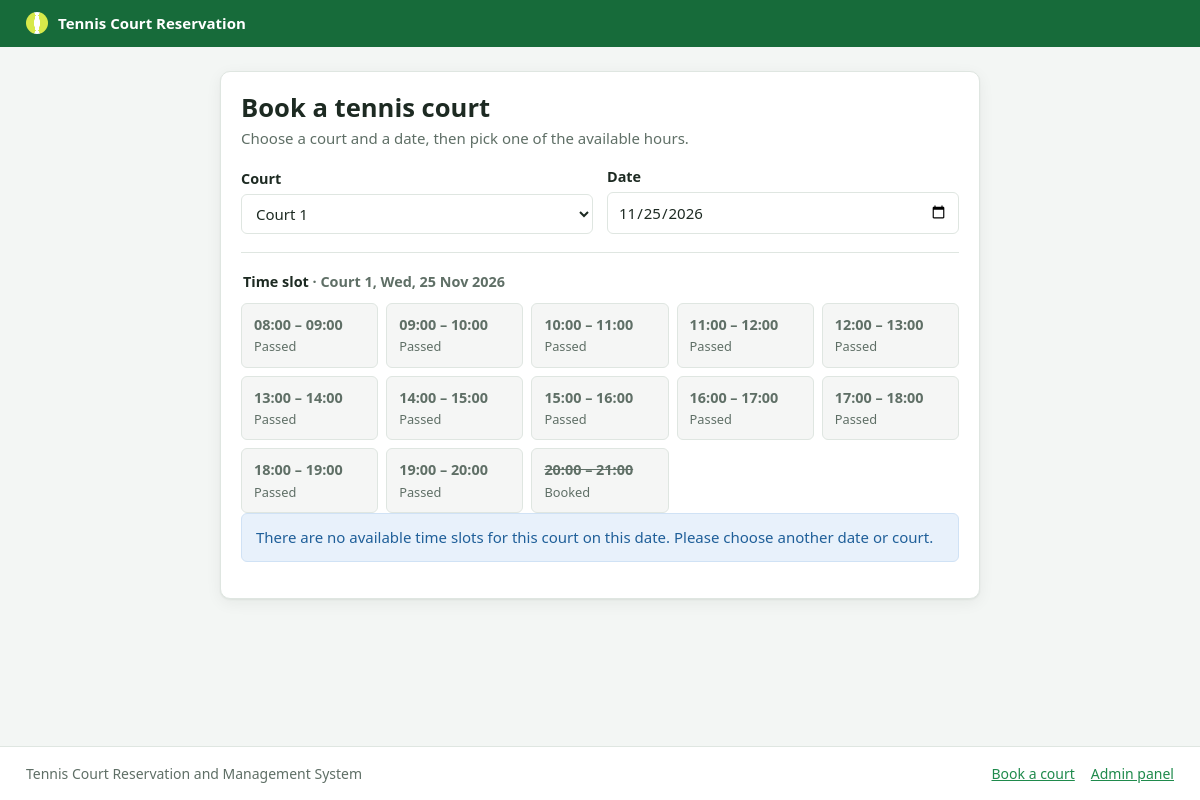
The page / on the database its author committed.
### tables this page shows
CREATE TABLE courts (
    court_id    INT          NOT NULL AUTO_INCREMENT,
    court_name  VARCHAR(50)  NOT NULL,
    PRIMARY KEY (court_id),
    UNIQUE KEY uq_courts_court_name (court_name)
);

CREATE TABLE time_slots (
    time_slot_id INT  NOT NULL AUTO_INCREMENT,
    start_time   TIME NOT NULL,
    end_time     TIME NOT NULL,
    PRIMARY KEY (time_slot_id),
    UNIQUE KEY uq_time_slots_start_time (start_time),
    CONSTRAINT chk_time_slots_end_after_start CHECK (end_time > start_time)
);

### src/helpers.php (called while the page is built, shortened)
<?php
function e(mixed $value): string
{
    return htmlspecialchars((string) ($value ?? ''), ENT_QUOTES | ENT_SUBSTITUTE, 'UTF-8');
}
function base_url(): string
{
    static $base = null;
    if ($base !== null) {
        return $base;
    }
    $base = '';
    $publicDir = realpath(BASE_PATH . '/public');
    $scriptFile = realpath($_SERVER['SCRIPT_FILENAME'] ?? '');
    $scriptName = str_replace('\\', '/', (string) ($_SERVER['SCRIPT_NAME'] ?? ''));
    if ($publicDir !== false && $scriptFile !== false) {
        $publicDir = str_replace('\\', '/', $publicDir);
        $scriptFile = str_replace('\\', '/', $scriptFile);
        if (str_starts_with(strtolower($scriptFile), strtolower($publicDir . '/'))) {
            $relative = substr($scriptFile, strlen($publicDir));
            if (str_ends_with(strtolower($scriptName), strtolower($relative))) {
                $base = rtrim(substr($scriptName, 0, -strlen($relative)), '/');
            }
        }
    }
    return $base;
}
function url(string $path = '', array $query = []): string
{
    $url = base_url() . '/' . ltrim($path, '/');
    $query = array_filter($query, static fn ($value): bool => $value !== null && $value !== '');
    if ($query !== []) {
        $url .= (str_contains($url, '?') ? '&' : '?') . http_build_query($query);
    }
    return $url;
}
function asset_url(string $path): string
{
    $path = ltrim($path, '/');
    $file = BASE_PATH . '/public/assets/' . $path;
    return url('assets/' . $path, is_file($file) ? ['v' => (string) filemtime($file)] : []);
}
function render(string $template, array $data = []): void
{
    extract($data, EXTR_SKIP);
    require BASE_PATH . '/templates/' . $template . '.php';
}
function now(): DateTimeImmutable
{
    return new DateTimeImmutable('now');
}
function format_time(string $time): string
{
    return substr($time, 0, 5);
}
function format_time_slot(array $slot): string
{
    return format_time($slot['start_time']) . ' – ' . format_time($slot['end_time']);
}
function format_date(string $date): string
{
    $parsed = parse_iso_date($date);
    return $parsed === null ? $date : $parsed->format('D, d M Y');
}

### src/database.php (called while the page is built, shortened)
<?php
function db(): mysqli
{
    static $connection = null;
    if ($connection instanceof mysqli) {
        return $connection;
    }
    $config = app_config()['db'];
    $connection = new mysqli($config['host'], $config['user'], $config['password'], $config['name'], $config['port']);
    $connection->set_charset('utf8mb4');
    return $connection;
}
function db_execute_statement(string $sql, array $params = []): mysqli_stmt
{
    $statement = db()->prepare($sql);
    if ($params !== []) {
        $types = '';
        $values = [];
        foreach ($params as $param) {
            $types .= match (true) {
                is_int($param) => 'i',
                is_float($param) => 'd',
                default => 's',
            };
            $values[] = $param;
        }
        $statement->bind_param($types, ...$values);
    }
    $statement->execute();
    return $statement;
}
function db_fetch_all(string $sql, array $params = []): array
{
    $statement = db_execute_statement($sql, $params);
    $rows = $statement->get_result()->fetch_all(MYSQLI_ASSOC);
    return $rows;
}

### src/repositories/courts.php (called while the page is built, shortened)
<?php
function get_all_courts(): array
{
    return db_fetch_all('SELECT court_id, court_name FROM courts ORDER BY court_id');
}

### src/repositories/time-slots.php (called while the page is built, shortened)
<?php
function get_all_time_slots(): array
{
    return db_fetch_all('SELECT time_slot_id, start_time, end_time FROM time_slots ORDER BY start_time');
}

### src/reservation-service.php (called while the page is built, shortened)
<?php
function time_to_minutes(string $time): int
{
    [$hours, $minutes] = array_map('intval', explode(':', $time));
    return $hours * 60 + $minutes;
}
function calculate_reservation_price(string $startTime, string $endTime, float $hourlyRate): string
{
    $durationInMinutes = time_to_minutes($endTime) - time_to_minutes($startTime);
    return number_format($hourlyRate * $durationInMinutes / 60, 2, '.', '');
}
function has_time_slot_started(string $reservationDate, string $startTime, DateTimeImmutable $now): bool
{
    $today = $now->format('Y-m-d');
    return $reservationDate < $today
        || ($reservationDate === $today && $startTime <= $now->format('H:i:s'));
}

### src/validation.php (called while the page is built, shortened)
<?php
function parse_iso_date(string $value): ?DateTimeImmutable
{
    $date = DateTimeImmutable::createFromFormat('!Y-m-d', $value);
    return ($date !== false && $date->format('Y-m-d') === $value) ? $date : null;
}

### src/repositories/reservations.php (called while the page is built, shortened)
<?php
function get_booked_time_slot_ids(int $courtId, string $reservationDate): array
{
    $rows = db_fetch_all(
        'SELECT time_slot_id FROM reservations WHERE court_id = ? AND reservation_date = ?',
        [$courtId, $reservationDate]
    );
    return array_map(static fn (array $row): int => (int) $row['time_slot_id'], $rows);
}

### src/config.php (called while the page is built, shortened)
<?php
function load_env_file(string $path): array
{
    if (!is_file($path) || !is_readable($path)) {
        return [];
    }
    $values = [];
    return $values;
}
function app_config(): array
{
    static $config = null;
    if ($config !== null) {
        return $config;
    }
    $fileValues = load_env_file(BASE_PATH . '/.env');
    $read = static function (string $key, string $default) use ($fileValues): string {
        $fromEnvironment = getenv($key);
        if ($fromEnvironment !== false) {
            return $fromEnvironment;
        }
        return $fileValues[$key] ?? $default;
    };
    $hourlyRate = $read('HOURLY_RATE', '3000');
    $config = [
        'env' => $read('APP_ENV', 'production'),
        'timezone' => $read('APP_TIMEZONE', 'Europe/Istanbul'),
        'db' => [
            'host' => $read('DB_HOST', '127.0.0.1'),
            'port' => (int) $read('DB_PORT', '3306'),
            'name' => $read('DB_NAME', 'tennis_court_reservation'),
            'user' => $read('DB_USER', 'root'),
            'password' => $read('DB_PASSWORD', ''),
        ],
        'hourly_rate' => (float) $hourlyRate,
        'currency' => $read('CURRENCY', 'TL'),
        'session_idle_timeout' => max(60, (int) $read('SESSION_IDLE_TIMEOUT', '1800')),
    ];
    return $config;
}

### public/index.php (the view, shortened to what this page needs)
<?php
$now = now();
$today = $now->format('Y-m-d');
$courts = get_all_courts();
$timeSlots = get_all_time_slots();
$selectedCourt = $courts[0] ?? null;
$selectedDate = request_string($_GET, 'date', 10);
if (parse_iso_date($selectedDate) === null || $selectedDate < $today) {
    $selectedDate = $today;
}
$bookedSlotIds = $selectedCourt === null ? [] : get_booked_time_slot_ids((int) $selectedCourt['court_id'], $selectedDate);
$hourlyRate = app_config()['hourly_rate'];
$slotOptions = [];
foreach ($timeSlots as $slot) {
    $status = 'available';
    if (in_array((int) $slot['time_slot_id'], $bookedSlotIds, true)) {
        $status = 'booked';
    } elseif (has_time_slot_started($selectedDate, $slot['start_time'], $now)) {
        $status = 'passed';
    }
    $slotOptions[] = $slot + [
        'status' => $status,
        'price' => calculate_reservation_price($slot['start_time'], $slot['end_time'], $hourlyRate),
    ];
}
$availableSlotCount = count(array_filter($slotOptions, static fn (array $slot): bool => $slot['status'] === 'available'));
$statusLabels = ['available' => 'Available', 'booked' => 'Booked', 'passed' => 'Passed'];
render('header', ['title' => 'Book a Court', 'area' => 'public']);
?>
<section class="card booking-card">
    <header class="card-header">
        <h1>Book a tennis court</h1>
        <p class="muted">Choose a court and a date, then pick one of the available hours.</p>
    </header>
    <?php if ($selectedCourt === null || $timeSlots === []): ?>
        <div class="alert alert-info">Online booking is not available yet. Please check back later.</div>
    <?php else: ?>
    <form class="booking-filters" method="get" action="<?= e(url('index.php')) ?>" data-auto-submit>
        <div class="field">
            <label for="court_id">Court</label>
            <select id="court_id" name="court_id">
                <?php foreach ($courts as $court): ?>
                    <option value="<?= (int) $court['court_id'] ?>"<?= $court === $selectedCourt ? ' selected' : '' ?>>
                        <?= e($court['court_name']) ?>
                    </option>
                <?php endforeach; ?>
            </select>
        </div>
        <div class="field">
            <label for="date">Date</label>
            <input type="date" id="date" name="date" value="<?= e($selectedDate) ?>" min="<?= e($today) ?>" required>
        </div>
    </form>
    <form class="booking-form" method="post" action="<?= e(url('reserve.php')) ?>">
        <fieldset class="slot-picker">
            <legend>
                Time slot
                <span class="muted">· <?= e($selectedCourt['court_name']) ?>, <?= e(format_date($selectedDate)) ?></span>
            </legend>
            <div class="slot-grid">
                <?php foreach ($slotOptions as $slot): ?>
                    <label class="slot slot-<?= e($slot['status']) ?>">
                        <span class="slot-time"><?= e(format_time_slot($slot)) ?></span>
                        <span class="slot-status"><?= e($statusLabels[$slot['status']]) ?></span>
                    </label>
                <?php endforeach; ?>
            </div>
        </fieldset>
        <?php if ($availableSlotCount === 0): ?>
            <div class="alert alert-info">There are no available time slots for this court on this date. Please choose another date or court.</div>
        <?php endif; ?>
    </form>
    <?php endif; ?>
</section>
<?php render('footer'); ?>

### templates/header.php (shortened to what this page needs)
<?php
$area ??= 'public';
$signedInAdmin = $area === 'admin' ? current_admin() : null;
?>
<!DOCTYPE html>
<html lang="en">
<head>
    <link rel="stylesheet" href="<?= e(asset_url('css/app.css')) ?>">
</head>
<body class="area-<?= e($area) ?>">
<header class="site-header">
    <div class="container site-header-inner">
        <a class="brand" href="<?= e(url($signedInAdmin ? 'admin/dashboard.php' : 'index.php')) ?>">
            <span class="brand-ball" aria-hidden="true"></span>
            <span>Tennis Court Reservation</span>
        </a>
    </div>
</header>
<main class="container page">

### templates/footer.php
</main>
<footer class="site-footer">
    <div class="container site-footer-inner">
        <span>Tennis Court Reservation and Management System</span>
        <nav aria-label="Footer">
            <a href="<?= e(url('index.php')) ?>">Book a court</a>
            <a href="<?= e(url('admin/dashboard.php')) ?>">Admin panel</a>
        </nav>
    </div>
</footer>
</body>
</html>

### public/assets/css/app.css (style rules this page uses)
:root { --color-primary: #1f8a4c; --color-primary-dark: #176b3a; --color-primary-soft: #e6f4ec; --color-accent: #d7e94a; --color-danger: #c0392b; --color-danger-soft: #fbeae8; --color-warning: #b26a00; --color-warning-soft: #fff3dc; --color-info-soft: #e8f1fb; --color-info: #1f5f99; --color-text: #1d2a22; --color-text-muted: #5f6f66; --color-border: #dfe6e1; --color-surface: #ffffff; --color-background: #f3f6f4; --radius: 10px; --radius-small: 6px; --shadow: 0 1px 2px rgba(16, 40, 24, 0.06), 0 4px 16px rgba(16, 40, 24, 0.06); --font: system-ui, -apple-system, "Segoe UI", Roboto, "Helvetica Neue", Arial, sans-serif; }
*, *::before, *::after { box-sizing: border-box; }
html { -webkit-text-size-adjust: 100%; }
body { margin: 0; min-height: 100vh; display: flex; flex-direction: column; font-family: var(--font); font-size: 15px; line-height: 1.5; color: var(--color-text); background: var(--color-background); }
h1, h2, h3 { line-height: 1.25; margin: 0 0 .25rem; }
h1 { font-size: 1.6rem; }
p { margin: 0 0 .5rem; }
a { color: var(--color-primary); }
.muted { color: var(--color-text-muted); }
.container { width: 100%; max-width: 1180px; margin: 0 auto; padding: 0 16px; }
.page { flex: 1; padding-top: 24px; padding-bottom: 40px; }
.site-header { background: var(--color-primary-dark); color: #fff; }
.site-header-inner { display: flex; flex-wrap: wrap; align-items: center; justify-content: space-between; gap: 12px 24px; padding-top: 12px; padding-bottom: 12px; }
.brand { display: inline-flex; align-items: center; gap: 10px; color: #fff; font-weight: 700; text-decoration: none; }
.brand-ball { width: 22px; height: 22px; border-radius: 50%; background: radial-gradient(circle at -30% 50%, transparent 58%, #fff 59%, #fff 66%, transparent 67%), radial-gradient(circle at 130% 50%, transparent 58%, #fff 59%, #fff 66%, transparent 67%), var(--color-accent); }
.site-footer { border-top: 1px solid var(--color-border); background: var(--color-surface); font-size: .875rem; color: var(--color-text-muted); }
.site-footer-inner { display: flex; flex-wrap: wrap; justify-content: space-between; gap: 8px 24px; padding-top: 16px; padding-bottom: 16px; }
.site-footer nav { display: flex; gap: 16px; }
.card { background: var(--color-surface); border: 1px solid var(--color-border); border-radius: var(--radius); box-shadow: var(--shadow); padding: 20px; }
.card-header { margin-bottom: 16px; }
.booking-card { max-width: 760px; margin: 0 auto; }
.field { display: flex; flex-direction: column; gap: 4px; }
label, legend { font-weight: 600; font-size: .9rem; }
input[type="text"], input[type="search"], input[type="tel"], input[type="password"], input[type="date"], input[type="time"], select { width: 100%; min-height: 40px; padding: 8px 10px; font: inherit; color: inherit; background: #fff; border: 1px solid var(--color-border); border-radius: var(--radius-small); }
.alert { padding: 12px 14px; margin-bottom: 16px; border-radius: var(--radius-small); border: 1px solid transparent; }
.alert-info { background: var(--color-info-soft); color: var(--color-info); border-color: #d0e2f5; }
.booking-filters { display: grid; grid-template-columns: repeat(auto-fit, minmax(200px, 1fr)); gap: 14px; align-items: end; padding-bottom: 18px; margin-bottom: 18px; border-bottom: 1px solid var(--color-border); }
.slot-picker { border: 0; padding: 0; margin: 0; min-width: 0; }
.slot-picker legend { margin-bottom: 10px; }
.slot-grid { display: grid; grid-template-columns: repeat(auto-fill, minmax(130px, 1fr)); gap: 8px; }
.slot { position: relative; display: flex; flex-direction: column; gap: 2px; padding: 10px 12px; border: 1px solid var(--color-border); border-radius: var(--radius-small); background: #fff; font-weight: 400; cursor: pointer; }
.slot-time { font-weight: 700; font-variant-numeric: tabular-nums; }
.slot-status { font-size: .8rem; color: var(--color-text-muted); }
.slot-booked, .slot-passed { cursor: not-allowed; background: #f5f6f5; color: var(--color-text-muted); }
.slot-booked .slot-time { text-decoration: line-through; }

### rows shown on the page
courts: court_name "Court 1"
time_slots: format_time_slot($slot) "08:00 – 09:00", status "Passed"
time_slots: format_time_slot($slot) "09:00 – 10:00", status "Passed"
time_slots: format_time_slot($slot) "10:00 – 11:00", status "Passed"
time_slots: format_time_slot($slot) "11:00 – 12:00", status "Passed"
time_slots: format_time_slot($slot) "12:00 – 13:00", status "Passed"
time_slots: format_time_slot($slot) "13:00 – 14:00", status "Passed"
time_slots: format_time_slot($slot) "14:00 – 15:00", status "Passed"
time_slots: format_time_slot($slot) "15:00 – 16:00", status "Passed"
time_slots: format_time_slot($slot) "16:00 – 17:00", status "Passed"
time_slots: format_time_slot($slot) "17:00 – 18:00", status "Passed"
time_slots: format_time_slot($slot) "18:00 – 19:00", status "Passed"
time_slots: format_time_slot($slot) "19:00 – 20:00", status "Passed"
time_slots: format_time_slot($slot) "20:00 – 21:00", status "Booked"

### other values the page prints
format_date($selectedDate) "Wed, 25 Nov 2026"
form field court_id "Court 1"
